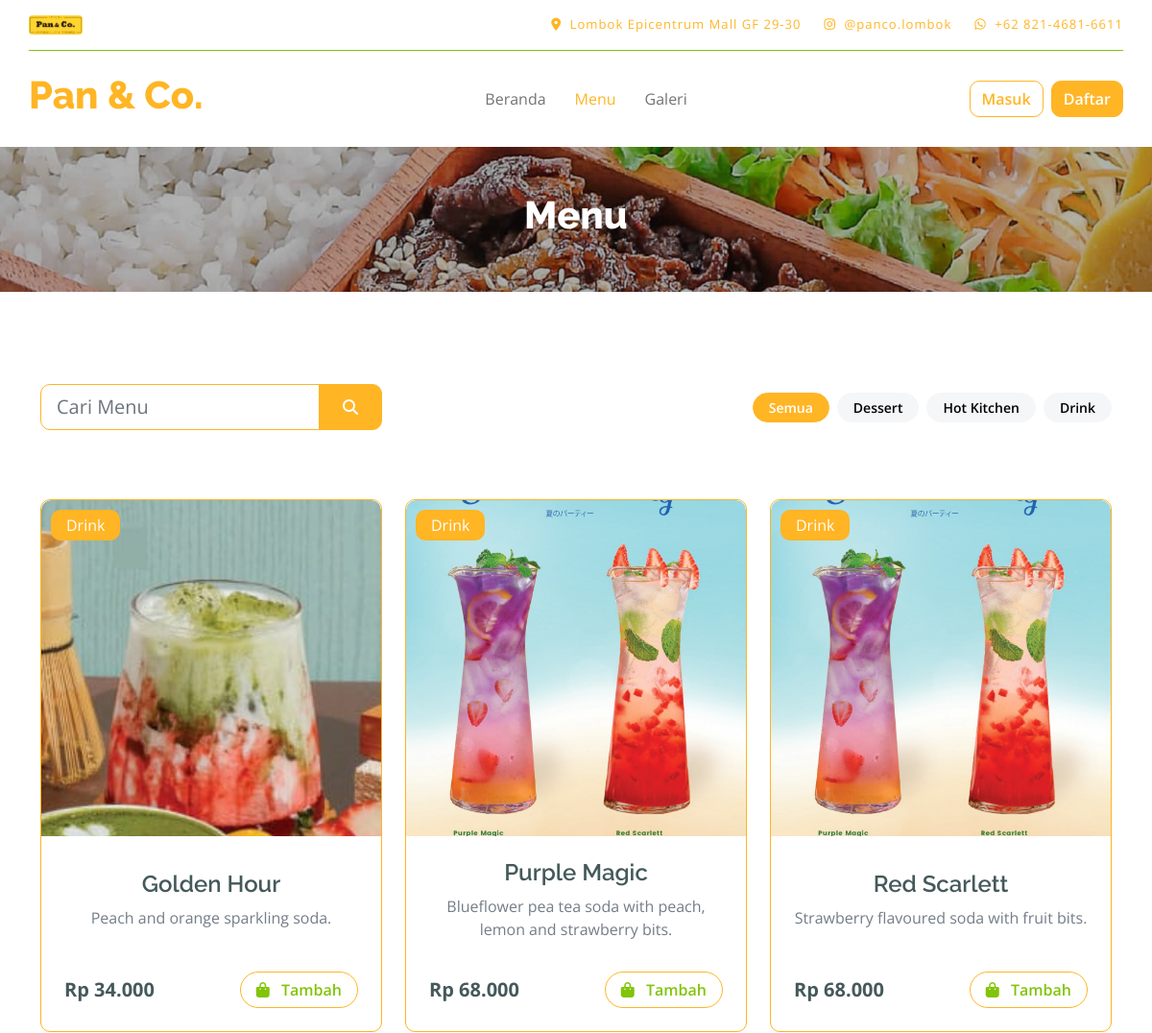
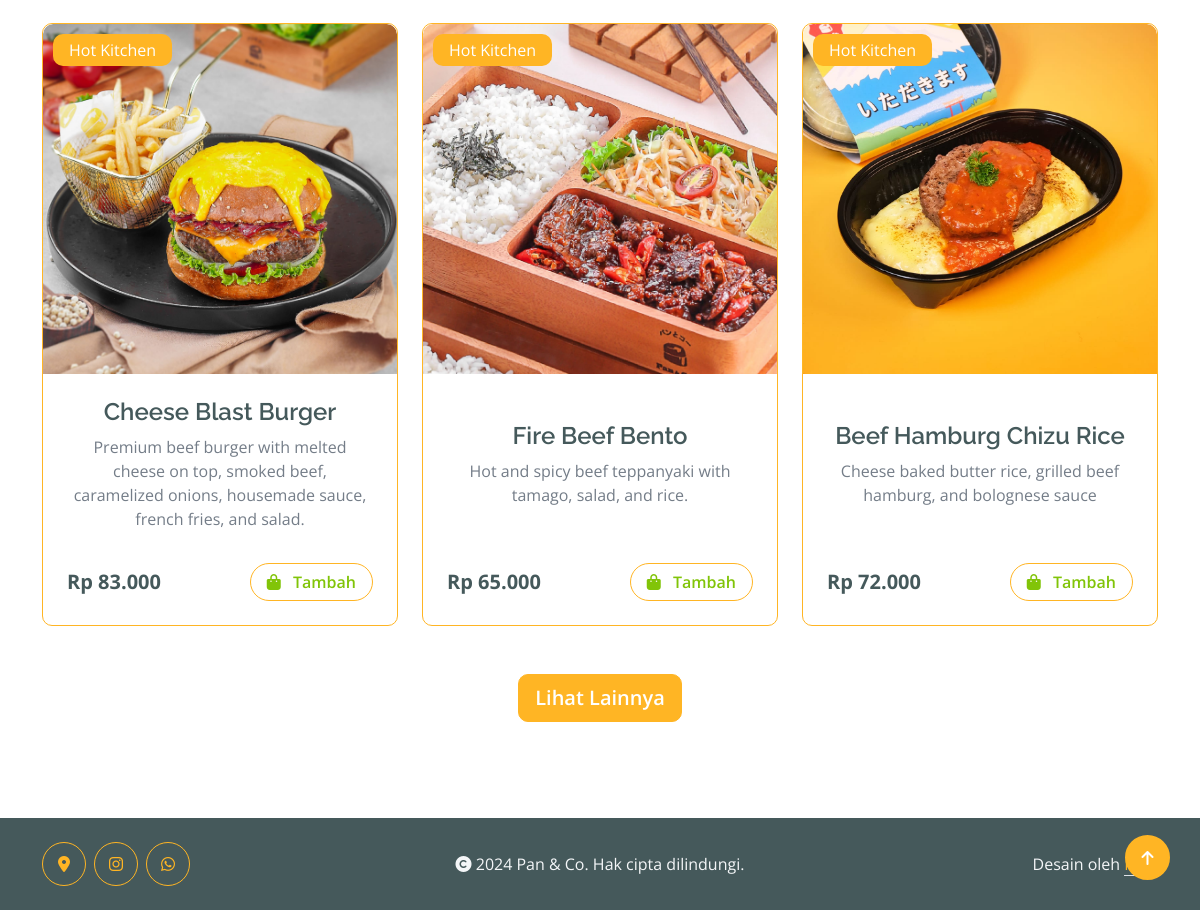
/user/menu.php, run on the app's committed database (2 pictures, top to bottom).
### tables this page shows
CREATE TABLE `menu` (
  `id_menu` int NOT NULL,
  `tanggal_buat` datetime DEFAULT NULL,
  `nama_menu` varchar(255) DEFAULT NULL,
  `kategori` enum('Dessert','Hot Kitchen','Drink') NOT NULL,
  `harga` bigint DEFAULT NULL,
  `deskripsi` text,
  `status` enum('Tersedia','Tidak Tersedia') NOT NULL,
  `gambar` varchar(255) DEFAULT NULL
);

### config/config.php (called while the page is built, shortened)
<?php
$base_url = 'http://localhost/restaurant';
function base_url($path = '')
{
    global $base_url;
    return rtrim($base_url, '/') . '/' . ltrim($path, '/');
}
function get_image_url($url_gambar)
{
    $path_gambar = $_SERVER['DOCUMENT_ROOT'] . parse_url($url_gambar, PHP_URL_PATH);
    return $url_gambar;
}

### user/menu.php (the view, shortened to what this page needs)
<?php
include('../config/config.php');
$title = 'Menu';
?>
<div class="container-fluid page-header py-5">
    <h1 class="text-center text-white display-6"><?= $title; ?></h1>
</div>
<div class="container-fluid fruite py-5">
    <div class="container">
        <div class="row g-4 mt-4">
            <div class="col-lg-12">
                <div class="row g-4 align-items-center mb-5">
                    <div class="col-lg-4">
                        <form class="input-group w-100 mx-auto d-flex" method="post" action="">
                            <input type="search" class="form-control form-control-lg border-secondary" placeholder="Cari Menu" name="keyword" aria-describedby="search-icon-1">
                            <button id="search-icon-1" class="input-group-text btn btn-secondary text-white px-4" type="submit" name="search"><i class="fa fa-search"></i></button>
                        </form>
                    </div>
                    <div class="col-lg-8">
                        <div class="d-flex justify-content-center justify-content-lg-end gap-2">
                            <a href="<?= base_url('user/menu.php'); ?>" class="btn btn-sm rounded-pill px-lg-3 <?= ($title === 'Menu') ? 'btn-secondary text-white' : 'btn-light'; ?>">Semua</a>
                            <?php
                            $kategori = $_GET['category'] ?? '';
                            $sql_kategori = "SELECT DISTINCT kategori FROM menu";
                            $query_kategori = mysqli_query($koneksi, $sql_kategori);
                            while ($data_kategori = mysqli_fetch_array($query_kategori)):
                            ?>
                                <a href="<?= base_url('user/category.php?category=' . urlencode($data_kategori['kategori'])); ?>" class="btn btn-sm rounded-pill px-lg-3 <?= ($kategori === $data_kategori['kategori']) ? 'btn-secondary text-white' : 'btn-light'; ?>">
                                    <?= $data_kategori['kategori']; ?>
                                </a>
                            <?php endwhile; ?>
                        </div>
                    </div>
                </div>
            </div>
            <div class="col-lg-12">
                <?php
                $limit = 6;
                $offset = 0;
                $search_query = "";
                $sql_menu = "SELECT * FROM menu $search_query ORDER BY tanggal_buat DESC LIMIT $limit OFFSET $offset";
                $query_menu = mysqli_query($koneksi, $sql_menu);
                if (mysqli_num_rows($query_menu) > 0):
                ?>
                    <div class="row g-4 justify-content-center" id="menu-container">
                        <?php while ($data_menu = mysqli_fetch_array($query_menu)): ?>
                            <div class="col-md-6 col-lg-4">
                                <div class="rounded position-relative fruite-item border border-secondary d-flex flex-column justify-content-between h-100">
                                    <div class="fruite-img">
                                        <img src="<?= get_image_url(base_url('assets/uploads/menu/' . $data_menu['gambar'])); ?>" class="w-100 rounded-top" height="350" style="object-fit: cover;" alt="<?= $data_menu['nama_menu']; ?>">
                                    </div>
                                    <div class="text-white bg-secondary px-3 py-1 rounded position-absolute" style="top: 10px; left: 10px;"><?= $data_menu['kategori']; ?></div>
                                    <div class="px-4 pt-4 pb-2 text-center">
                                        <h4><?= $data_menu['nama_menu']; ?></h4>
                                        <p><?= $data_menu['deskripsi']; ?></p>
                                    </div>
                                    <div class="px-4 pt-2 pb-4 rounded-bottom">
                                        <div class="d-flex justify-content-between align-items-center">
                                            <p class="text-dark fs-5 fw-bold mb-0"><?= 'Rp ' . number_format($data_menu['harga'], 0, ',', '.'); ?></p>
                                            <?php if ($data_menu['status'] === 'Tersedia'): ?>
                                                <?php if (isset($_SESSION['email']) && isset($_SESSION['level'])): ?>
                                                    <?php
                                                    $sql_tambah_keranjang = "SELECT * FROM keranjang
                                                                             WHERE id_user='{$_SESSION['id_user']}'
                                                                             AND id_menu='{$data_menu['id_menu']}'
                                                                             AND status='Belum Dipesan'";
                                                    $query_tambah_keranjang = mysqli_query($koneksi, $sql_tambah_keranjang);
                                                    if (mysqli_num_rows($query_tambah_keranjang) == 0):
                                                    ?>
                                                        <a href="<?= base_url('user/action.php?add-to-cart=' . $data_menu['id_menu']); ?>" class="btn border border-secondary rounded-pill px-3 text-primary">
                                                            <i class="fa fa-shopping-bag me-2 text-primary"></i> Tambah
                                                        </a>
                                                    <?php else: ?>
                                                        <h4 class="text-end text-success mb-0"><i class="fas fa-circle-check"></i></h4>
                                                    <?php endif; ?>
                                                <?php else: ?>
                                                    <button type="button" class="btn border border-secondary rounded-pill px-3 text-primary" data-bs-toggle="modal" data-bs-target="#menuModal">
                                                        <i class="fa fa-shopping-bag me-2 text-primary"></i> Tambah
                                                    </button>
                                                <?php endif ?>
                                            <?php else: ?>
                                                <p class="text-end text-danger mb-0"><?= $data_menu['status']; ?></p>
                                            <?php endif ?>
                                        </div>
                                    </div>
                                </div>
                            </div>
                        <?php endwhile; ?>
                    </div>
                    <div class="row">
                        <div class="col-12">
                            <div class="d-flex justify-content-center align-items-center mt-5">
                                <button id="load-more" class="btn btn-lg btn-secondary text-white">Lihat Lainnya</button>
                            </div>
                        </div>
                    </div>
                <?php
                else:
                    include('components/data-not-found.php');
                endif
                ?>
            </div>
        </div>
    </div>
</div>
<?php
include('layout.php');
?>

### assets/user/css/style.css (style rules this page uses)
.btn { font-weight: 600; transition: .5s; }
.btn.border-secondary { transition: 0.5s; }
.page-header { position: relative; background: linear-gradient(rgba(0, 0, 0, 0.3), rgba(0, 0, 0, 0.3)), url(../img/page-header-img.jpg); background-position: center center; background-repeat: no-repeat; background-size: cover; }
@media (min-width: 992px) { .hero-header, .page-header { margin-top: 152px !important; } }
.fruite .fruite-item { height: 100%; transition: 0.5s; }
.fruite .fruite-item .fruite-img { overflow: hidden; transition: 0.5s; border-radius: 10px 10px 0 0; }
.fruite .fruite-item .fruite-img img { transition: 0.5s; }

### data on the page
menu: gambar (picture), kategori "Drink", nama_menu "Golden Hour", deskripsi "Peach and orange sparkling soda.", harga "34.000", status "Tersedia" (drawn)
menu: gambar (picture), kategori "Drink", nama_menu "Purple Magic", deskripsi "Blueflower pea tea soda with peach, lemon and strawberry bits.", harga "68.000", status "Tersedia" (drawn)
menu: gambar (picture), kategori "Drink", nama_menu "Red Scarlett", deskripsi "Strawberry flavoured soda with fruit bits.", harga "68.000", status "Tersedia" (drawn)
menu: gambar (picture), kategori "Hot Kitchen", nama_menu "Cheese Blast Burger", deskripsi "Premium beef burger with melted cheese on top, smoked beef, caramelized onions, housemade sauce, french fries, and salad.", harga "83.000", status "Tersedia" (drawn)
menu: gambar (picture), kategori "Hot Kitchen", nama_menu "Fire Beef Bento", deskripsi "Hot and spicy beef teppanyaki with tamago, salad, and rice.", harga "65.000", status "Tersedia" (drawn)
menu: gambar (picture), kategori "Hot Kitchen", nama_menu "Beef Hamburg Chizu Rice", deskripsi "Cheese baked butter rice, grilled beef hamburg, and bolognese sauce", harga "72.000", status "Tersedia" (drawn)

### other printed values
$title "Menu"
$data_kategori['kategori'] "Dessert"
$data_kategori['kategori'] "Hot Kitchen"
$data_kategori['kategori'] "Drink"
